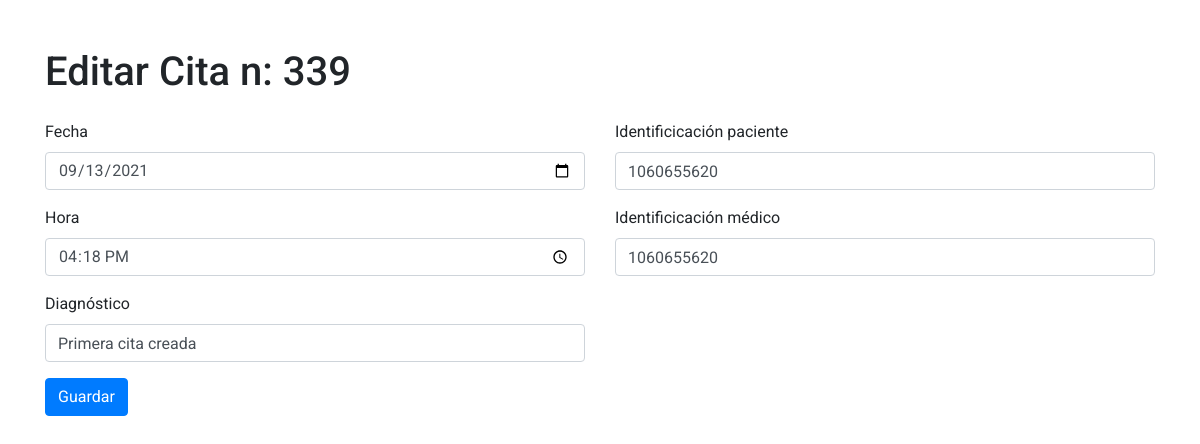
Page /cita/1 on the committed database.
### tables this page shows
CREATE TABLE `tblcita` (
  `id` int(11) NOT NULL,
  `codigo_cita` varchar(15) NOT NULL,
  `fecha` date NOT NULL,
  `hora` time NOT NULL,
  `identificacion_paciente` varchar(15) NOT NULL,
  `identificacion_medico` varchar(15) NOT NULL,
  `diagnostico` text NOT NULL,
  `activo` tinyint(1) NOT NULL
);

### application/controllers/cita/Edit.php (called while the page is built, shortened)
<?php
class Edit extends CI_Controller {
	public function __construct(){
		$this->load->model("Cita_model");
	}
	public function index($id){
        $data=$this->Cita_model->getCita($id);
		$this->load->view('cita/edit',$data);
	}
}

### index.php (called while the page is built, shortened)
<?php
require_once BASEPATH.'core/CodeIgniter.php';

### application/models/Cita_model.php (called while the page is built, shortened)
<?php
class Cita_model extends CI_Model {
    public function getCita($id)
    {
        $this->db->select("u.id, u.codigo_cita, u.fecha, u.hora, u.identificacion_paciente, u.identificacion_medico,u.diagnostico,u.activo");
        $this->db->from("tblcita u");
        $this->db->where("u.id",$id);
        $results = $this->db->get();
        return $results->row();
    }
}

### application/views/cita/edit.php (the view, shortened to what this page needs)
<!doctype html>
<html lang="en">
  <head>
    <link rel="stylesheet" href="https://stackpath.bootstrapcdn.com/bootstrap/4.5.0/css/bootstrap.min.css">
  </head>
  <body>
    <div class="container">
    <h1 class="mt-5">Editar Cita n: <?php echo $codigo_cita; ?></h1>
    <form action="<?php echo base_url(); ?>cita/update/<?php echo $id; ?>" class="mt-4" method="POST">
            <div class="row">
                <div class="col-lg-6">
                    <div class="form-group">
                        <label for="exampleInputEmail1">Fecha</label>
                        <input type="date" name="fecha" class="form-control" value="<?php echo $fecha; ?>">
                    </div>
                    <div class="form-group">
                        <label for="exampleInputEmail1">Hora</label>
                        <input type="time" name="hora" class="form-control"  value="<?php echo $hora; ?>">
                    </div>
                    <div class="form-group">
                        <label for="exampleInputEmail1">Diagnóstico</label>
                        <input type="text" name="diagnostico" class="form-control <?php echo form_error('diagnostico') ? 'is-invalid':'' ; ?>"  value="<?php echo $diagnostico; ?>">
                    </div>
                </div>
                <div class="col-lg-6">
                    <div class="form-group">
                        <label for="exampleInputEmail1">Identificicación paciente</label>
                        <input type="text" name="id_paciente" class="form-control <?php echo form_error('id_paciente') ? 'is-invalid':'' ; ?>"  value="<?php echo $identificacion_paciente; ?>">
                    </div>
                    <div class="form-group">
                        <label for="exampleInputEmail1">Identificicación médico</label>
                        <input type="text" name="id_medico" class="form-control <?php echo form_error('id_medico') ? 'is-invalid':'' ; ?>"  value="<?php echo $identificacion_medico; ?>">
                    </div>
                </div>
                <div class="col-lg-12">
                    <button type="submit" class="btn btn-primary">Guardar</button>
                </div>
            </div>
        </form>
    </div>
  </body>
</html>

### application/views/cita/edit.php (style rules this page uses)
body { font-family:"Roboto" !important; }

### rows in the picture
tblcita: codigo_cita "339", fecha "09/13/2021", hora "16:18:00", diagnostico "Primera cita creada", id_paciente "1060655620", id_medico "1060655620"
